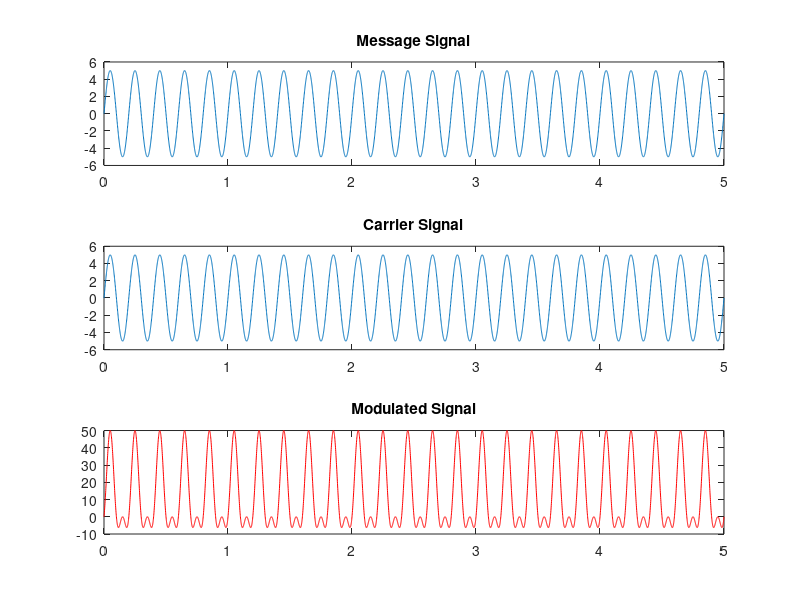

The MATLAB source for this figure:
clc;
clear all;

Ac = input('Carrier Signal Amplitude: ');
Am = input('Message Signal Amplitude: ');
fc = input('Carrier Signal Frequency: ');
fm = input('Message Signal Frequency: ');
while fm>fc
  disp('Message Signal Frequency is Incorrect.');
  fm = input('Message Signal Frequency: ');
end
T = input('Time Period: ');
t = 0:0.001:T;
Ym = Am.*sin(2*pi*fm*t);
subplot(3, 1, 1);
plot(t, Ym);
title('Message Signal');
Yc = Ac.*sin(2*pi*fc*t);
subplot(3, 1, 2);
plot(t, Yc);
title('Carrier Signal');
Z = (Ac + Ym).*Yc;
subplot(3, 1, 3);
plot(t, Z, 'r');
title('Modulated Signal');